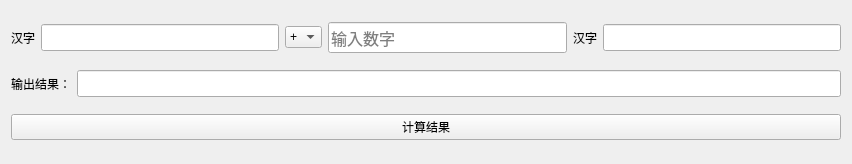
<?xml version="1.0" encoding="UTF-8"?>
<ui version="4.0">
 <class>Convert</class>
 <widget class="QWidget" name="Convert">
  <property name="geometry">
   <rect>
    <x>0</x>
    <y>0</y>
    <width>852</width>
    <height>164</height>
   </rect>
  </property>
  <property name="windowTitle">
   <string>Convert</string>
  </property>
  <layout class="QVBoxLayout" name="mainLayout">
   <item>
    <layout class="QHBoxLayout" name="inputLayout">
     <item>
      <widget class="QLabel" name="labelBefore">
       <property name="text">
        <string>汉字</string>
       </property>
      </widget>
     </item>
     <item>
      <widget class="QLineEdit" name="lineEdit">
       <property name="font">
        <font>
         <pointsize>12</pointsize>
        </font>
       </property>
      </widget>
     </item>
     <item>
      <widget class="QComboBox" name="comboBoxSymbol">
       <item>
        <property name="text">
         <string>+</string>
        </property>
       </item>
      </widget>
     </item>
     <item>
      <widget class="QLineEdit" name="lineEditNumber">
       <property name="font">
        <font>
         <family>Microsoft YaHei UI Light</family>
         <pointsize>12</pointsize>
        </font>
       </property>
       <property name="placeholderText">
        <string>输入数字</string>
       </property>
      </widget>
     </item>
     <item>
      <widget class="QLabel" name="labelAfter">
       <property name="text">
        <string>汉字</string>
       </property>
      </widget>
     </item>
     <item>
      <widget class="QLineEdit" name="lineEdit_2">
       <property name="font">
        <font>
         <pointsize>12</pointsize>
        </font>
       </property>
      </widget>
     </item>
    </layout>
   </item>
   <item>
    <layout class="QHBoxLayout" name="outputLayout">
     <item>
      <widget class="QLabel" name="outputLabel">
       <property name="text">
        <string>输出结果：</string>
       </property>
      </widget>
     </item>
     <item>
      <widget class="QLineEdit" name="outputLineEdit">
       <property name="font">
        <font>
         <pointsize>12</pointsize>
        </font>
       </property>
       <property name="readOnly">
        <bool>true</bool>
       </property>
      </widget>
     </item>
    </layout>
   </item>
   <item>
    <widget class="QPushButton" name="pushButton">
     <property name="text">
      <string>计算结果</string>
     </property>
    </widget>
   </item>
  </layout>
 </widget>
 <resources/>
 <connections/>
</ui>
